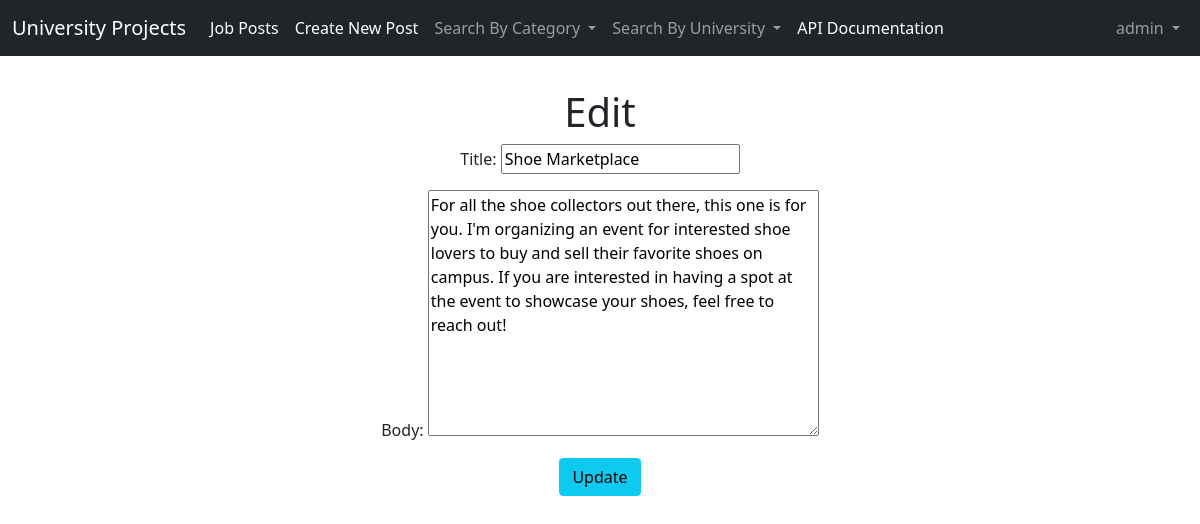
The app's page /posts/9/edit/ (signed in) with its own data.
### users/models.py (models this page shows)
class CustomUser(AbstractUser):
    school = models.CharField(max_length = 255)
    YEARS = []
    for i in range(-10,10,1):
        YEARS.append((2020-i,2020-i))
    enrollment_year = models.PositiveSmallIntegerField(
        choices = YEARS,
        default = 2020
    )
    graduation_year = models.PositiveSmallIntegerField(
        choices = YEARS,
        default = 2020
    )
    YEAR_IN_SCHOOL_CHOICES = [
        ('--SELECT--','--SELECT--'),
        ('FR', 'Freshman'),
        ('SO', 'Sophomore'),
        ('JR', 'Junior'),
        ('SR', 'Senior'),
        ('GR', 'Graduate'),
    ]
    year_in_school = models.CharField(
        max_length=255,
        choices=YEAR_IN_SCHOOL_CHOICES,
        default='',
    )

### posts/models.py (models this page shows, shortened)
class Post(models.Model):
    title = models.CharField(max_length = 255)
    body = models.TextField()
    date = models.DateTimeField(auto_now_add = True)
    category = models.CharField(max_length = 255)
    author = models.ForeignKey(
        get_user_model(),
        on_delete = models.CASCADE
    )

### posts/views.py (the view)
# urls.py: path('<int:pk>/edit/', views.PostUpdateView.as_view(), name = 'post_edit'),
class PostUpdateView(LoginRequiredMixin, UpdateView):
    model = Post
    fields = ('title', 'body')
    template_name = 'post_update.html'
    login_url = 'login'

### posts/custom_context_processor.py (called while the page is built)
def category_renderer(request):
    return {
        'categories': Category.objects.all()
    }

### posts/models.py (called while the page is built)
    def __str__(self):
        return self.name

### users/custom_context_processor.py (called while the page is built)
def school_renderer(request):
    return {
        'schools': School.objects.all()
    }

### users/models.py (called while the page is built)
    def __str__(self):
        return self.name

### templates/post_update.html
{% extends 'base.html' %}
{% block content %}
  <h1>Edit</h1>
  <form action="" method="post">{% csrf_token %}
    {{ form.as_p }}
    <button class="btn btn-info ml-2" type="submit">Update</button>
  </form>
{% endblock content %}

### templates/base.html (shortened to what this page needs)
<!DOCTYPE html>
{% load static %}
<html>
<head>
  <link href="{% static 'css/base.css' %}" rel="stylesheet">
  <link href="https://cdn.jsdelivr.net/npm/bootstrap@5.0.0-beta1/dist/css/bootstrap.min.css" rel="stylesheet"
>
</head>
<body>
  <nav class="navbar navbar-expand-lg navbar-dark bg-dark">
    <div class="container-fluid">
      <a class="navbar-brand" href="{% url 'home'%}">University Projects</a>
      <div class="collapse navbar-collapse" id="navbarSupportedContent">
        <ul class="navbar-nav me-auto mb-2 mb-lg-0">
          <li class="nav-item">
            <a class="nav-link active" aria-current="page" href="{% url 'post_list'%}">Job Posts</a>
          </li>
          <li class="nav-item">
            <a class="nav-link active" aria-current="page" href="{% url 'post_new'%}">Create New Post</a>
          </li>
          <li class="nav-item dropdown">
            <a class="nav-link dropdown-toggle" href="#" id="navbarDropdown" role="button" data-bs-toggle="dropdown"
              aria-expanded="false">
              Search By Category
            </a>
          </li>
          <li class="nav-item dropdown">
            <a class="nav-link dropdown-toggle" href="#" id="navbarDropdown" role="button" data-bs-toggle="dropdown"
              aria-expanded="false">
              Search By University
            </a>
          </li>
          <li class="nav-item">
            <a class="nav-link active" aria-current="page" href="{% url 'schema-redoc'%}">API Documentation</a>
          </li>
        </ul>
        {% if user.is_authenticated %}
        <ul class="navbar-nav ml-auto">
          <li class="nav-item dropdown">
            <a class="nav-link dropdown-toggle" href="#" id="navbarDropdown" role="button" data-bs-toggle="dropdown"
              aria-expanded="false">
              {{ user.username }}
            </a>
          </li>
        </ul>
        {% endif%}
      </div>
    </div>
  </nav>
  <main>
    <div class="main-content-container">
      {% block content %}
      {% endblock content %}
    </div>
  </main>
</body>
</html>

### static/css/base.css (style rules this page uses)
.main-content-container { margin: 0; margin-top: 2rem; text-align: center; }

### records on screen
CustomUser: username "admin"
Post: title "Shoe Marketplace", body "For all the shoe collectors out there, this one is for you. I'm organizing an event for interested shoe lovers to buy and sell their favorite shoes on campus. If you are interested in having a spot at the event to showcase your shoes, feel free to reach out!"
